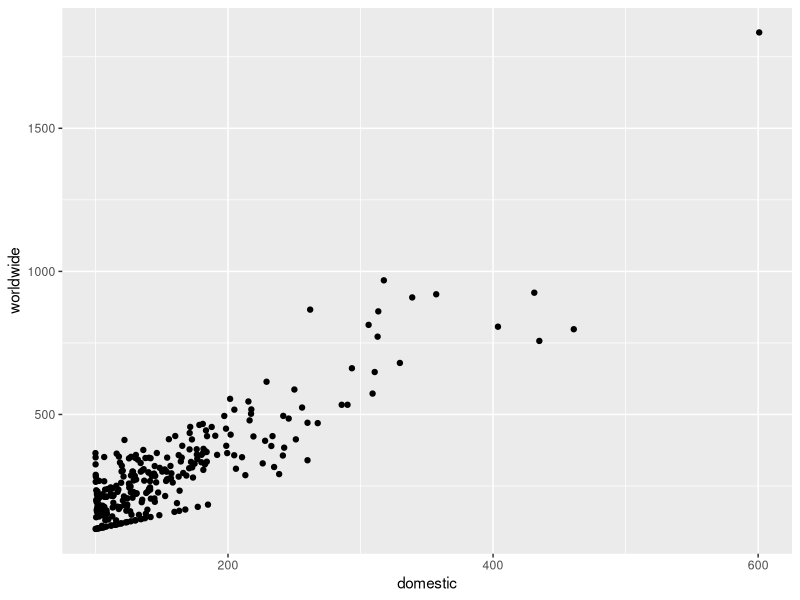
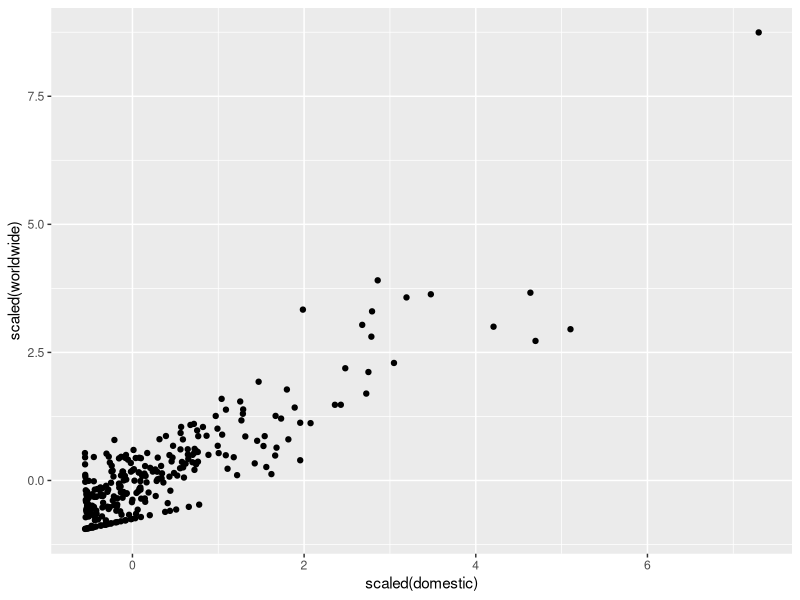
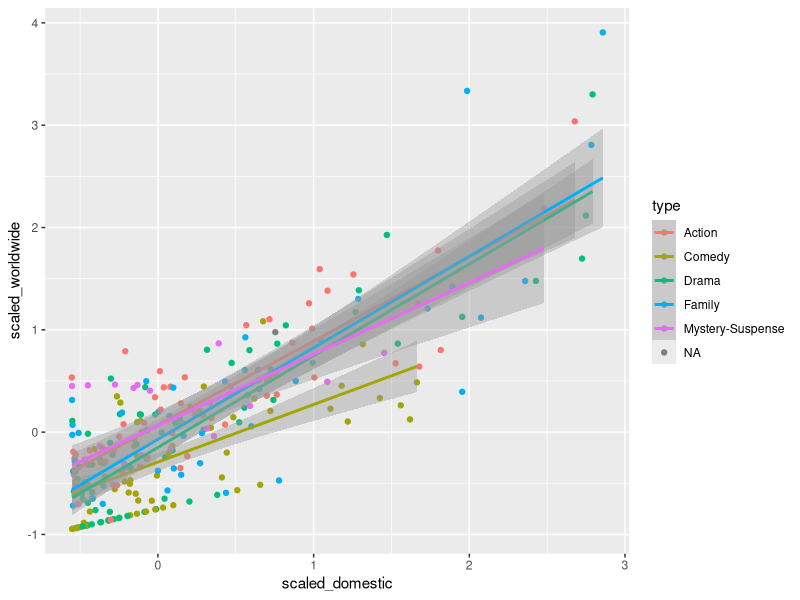
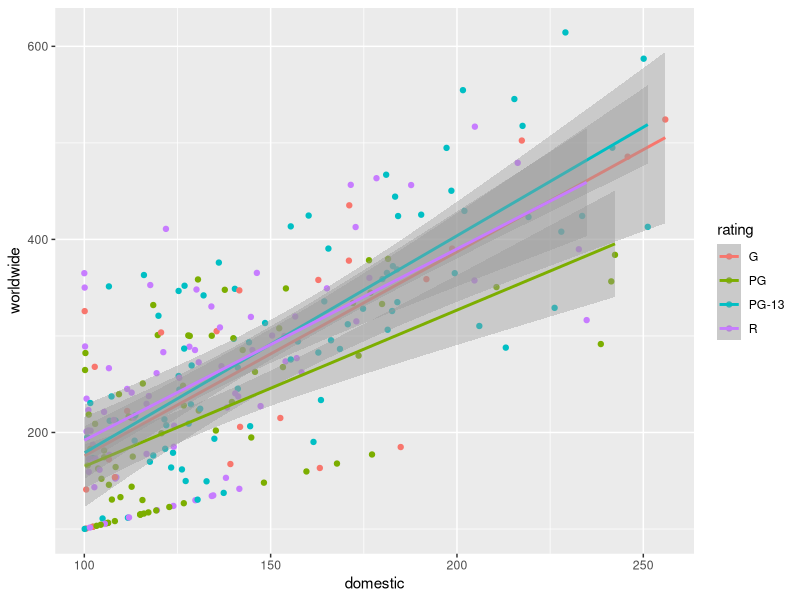

Write R code to recreate these figures, in order.
## ---- chunk 1
knitr::opts_chunk$set(echo = TRUE)
library(tidyverse)
movies <- readxl::read_excel("Movies.xlsx")
## ---- chunk 2
scaled <- function(x){
 (x - median(x)) / IQR(x)
}

movies %>% 
  ggplot(aes(x = domestic, y = worldwide)) +
    geom_point()

movies %>% 
  ggplot(aes(x = scaled(domestic), y = scaled(worldwide))) +
    geom_point()

movies %>%
  mutate(scaled_domestic = scaled(domestic), scaled_worldwide = scaled(worldwide)) %>% 
  filter(scaled_domestic <= 3) %>% 
  ggplot(aes(x = scaled_domestic, y = scaled_worldwide, color = type)) +
    geom_point() +
    geom_smooth(method = "lm")
## ---- chunk 3
revenue <- movies %>% 
  select(domestic, worldwide)

output <- vector("double", 2)

for(i in seq_along(revenue)){
  output[[i]] <- mean(scaled(revenue[[i]]))
}

output %>% print()

## ---- chunk 4
regular_movies <- movies %>% 
  mutate(ranking = min_rank(desc(domestic))) %>% 
  filter(ranking > 20)

regular_movies %>% 
  ggplot(aes(x = domestic, y = worldwide, color = rating)) +
    geom_point() +
    geom_smooth(method = "lm")

lm(worldwide ~ domestic, data = regular_movies) %>%
  summary()
  
lm(worldwide ~ domestic + rating, data = regular_movies) %>%
  summary()

lm(worldwide ~ domestic * rating, data = regular_movies) %>%
  summary()
